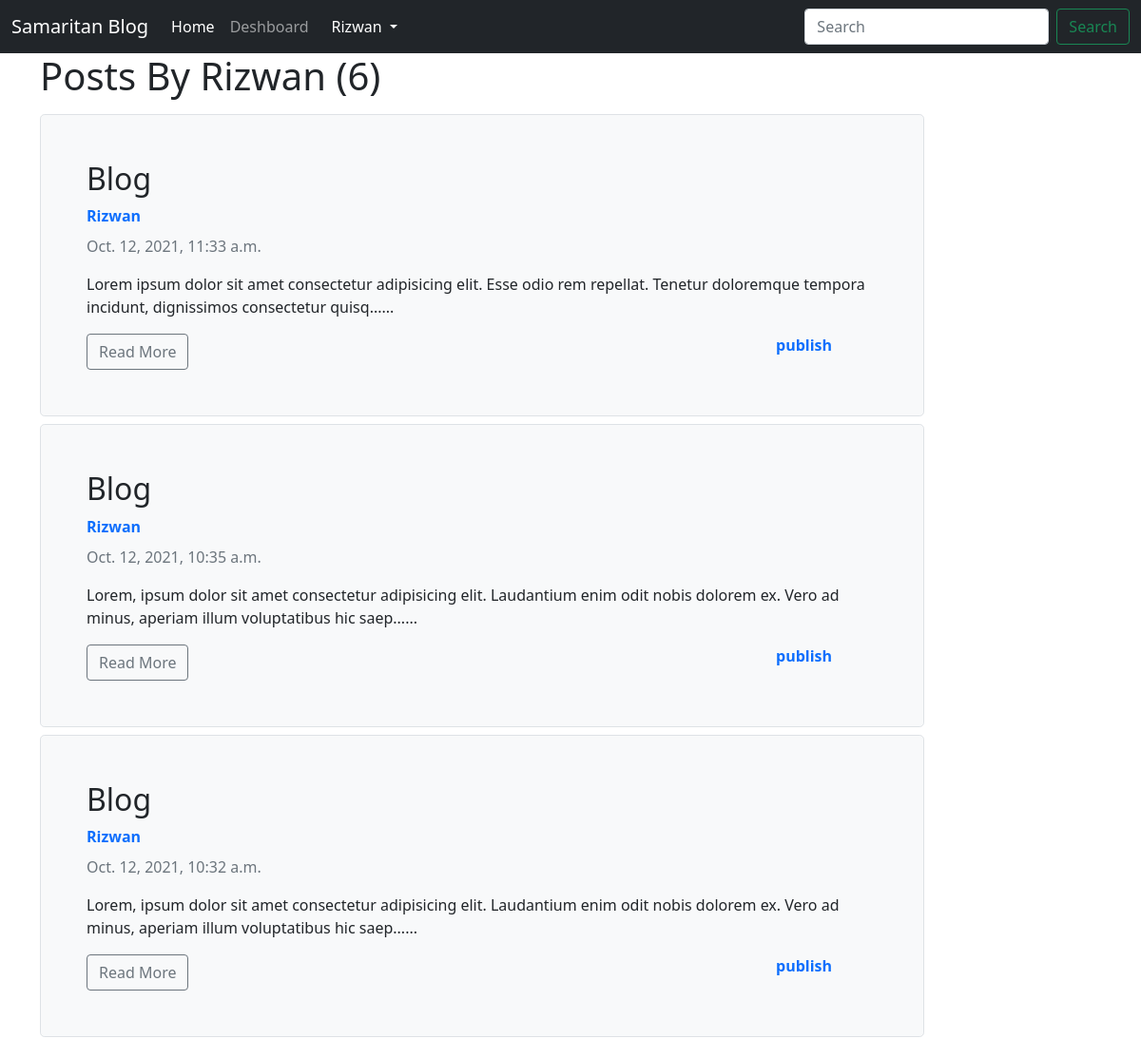
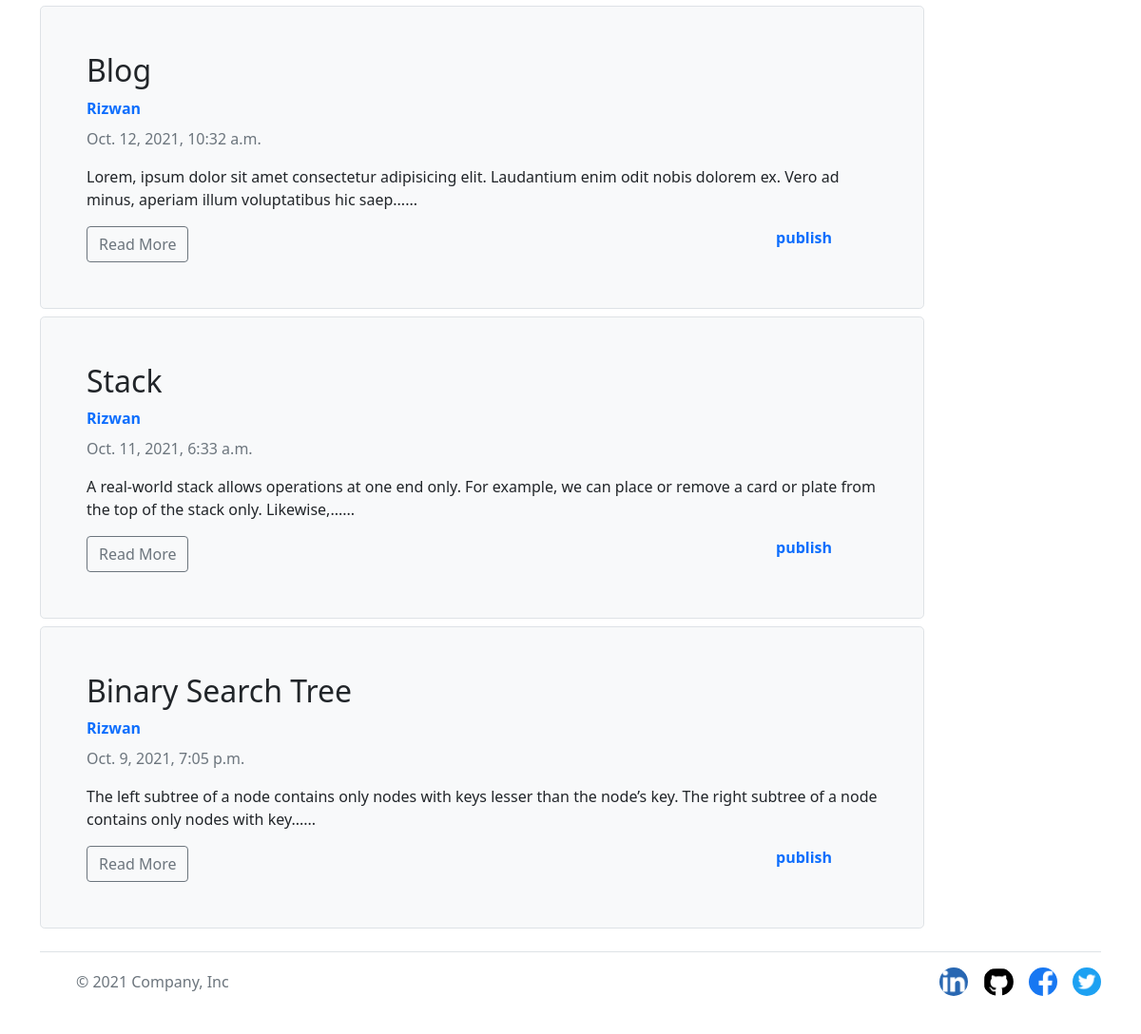
The page /blog-list/rizwan (signed in) on the database its author committed (2 pictures, top to bottom).
### blog/models.py (models this page shows, shortened)
class Post(models.Model):
    title = models.CharField(max_length=50)
    author = models.ForeignKey(User, on_delete=models.CASCADE)
    published_date = models.DateTimeField(default=timezone.now)
    content = RichTextField(blank = True, null = True)
    visible = models.BooleanField(default=False)
    upload = models.ImageField(upload_to ='uploads/')

### blog/views.py (the view)
# urls.py: path('blog-list/<str:username>', views.user_blogs_list, name='blog-list'),
def user_blogs_list(request, username):
    print(username)
    try:
        user = User.objects.get(username=username)
    except Exception as e:
        print(e)
    posts = Post.objects.filter(author = user).order_by('published_date').reverse()
    paginator = Paginator(posts, 2)
    page = request.GET.get('page')
    page_obj = paginator.get_page(page)
    if request.user.is_authenticated:
        return render(request, 'blog/list_userblogs.html', {'posts':posts, 'page_obj':page_obj})
    else:
        return redirect('login')

### blog/templates/blog/list_userblogs.html (shortened to what this page needs)
{% extends 'blog/base.html' %}
{% load static %}
{% block content %}
<h1 class="mb-3">Posts By {{request.user.username|capfirst}} ({{ page_obj.paginator.count }})</h1>
    {% for p in posts%}
    <article class="media content-section">
    <div class="col-sm-10 my-2">
        <div class="h-180 p-5 bg-light border rounded-3">
            <h2>{{p.title}}</h2>
            <strong class="d-inline-block mb-2 text-primary">{{p.author|capfirst}}</strong>
            <div class="mb-1 text-muted">{{p.published_date}}</div>
            <p>{{p.content|slice:"0:150"|safe}}......</p>
            <div class="form-row">
                <a class="btn btn-outline-secondary" href="{% url 'PostDetail' p.id %}">Read More</a>
            {%if p.visible == True%}
            <strong class="d-inline-block mb-2 text-primary mx-5 visible" style="float: right;">publish</strong>
            {%else%}
            <strong class="d-inline-block mb-2 text-primary mx-5 visible" style="float: right;">unpublish</strong>
            {%endif%}
            </div>
        </div>
    </div>
    </article>
    {%endfor%}
</div>
{% endblock content %}

### blog/templates/blog/navbar.html (shortened to what this page needs)
<nav class="navbar navbar-expand-lg navbar-dark bg-dark">
  <div class="container-fluid">
    <a class="navbar-brand" href="/">Samaritan Blog</a>
    <div class="collapse navbar-collapse" id="navbarSupportedContent">
      <ul class="navbar-nav me-auto mb-2 mb-lg-0">
        <li class="nav-item">
          <a class="nav-link active" aria-current="page" href="/">Home</a>
        </li>
        <li class="nav-item">
          <a class="nav-link" href="{% url 'dashboard' %}">Deshboard</a>
        </li>
        <li class="nav-item">
          <ul class="navbar-nav me-auto mb-2 mb-lg-0">
            {% if request.user.is_authenticated %}
            <li class="nav-item dropdown mx-2">
              <a class="nav-link dropdown-toggle text-white" href="#" id="profileDropdown" role="button"
                data-bs-toggle="dropdown" aria-expanded="false">
                {{user.username|capfirst}}
              </a>
            </li>
            {%endif%}
          </ul>
        </li>
      </ul>
      <form class="d-flex">
        <input class="form-control me-2" type="search" placeholder="Search" aria-label="Search">
        <button class="btn btn-outline-success" type="submit">Search</button>
      </form>
    </div>
  </div>
</nav>

### blog/static/blog/css/style.css (style rules this page uses)
a { text-decoration: none; }

### rows shown on the page
Post: title "Blog", author "Rizwan", published_date "Oct. 12, 2021, 11:33 a.m.", content "Lorem ipsum dolor sit amet consectetur adipisicing elit. Esse odio rem repellat. Tenetur doloremque tempora incidunt, dignissimos consectetur quisq", visible "publish"
Post: title "Blog", author "Rizwan", published_date "Oct. 12, 2021, 10:35 a.m.", content "Lorem, ipsum dolor sit amet consectetur adipisicing elit. Laudantium enim odit nobis dolorem ex. Vero ad minus, aperiam illum voluptatibus hic saep", visible "publish"
Post: title "Blog", author "Rizwan", published_date "Oct. 12, 2021, 10:32 a.m.", content "Lorem, ipsum dolor sit amet consectetur adipisicing elit. Laudantium enim odit nobis dolorem ex. Vero ad minus, aperiam illum voluptatibus hic saep", visible "publish"
Post: title "Blog", author "Rizwan", published_date "Oct. 12, 2021, 10:32 a.m.", content "Lorem, ipsum dolor sit amet consectetur adipisicing elit. Laudantium enim odit nobis dolorem ex. Vero ad minus, aperiam illum voluptatibus hic saep", visible "publish"
Post: title "Stack", author "Rizwan", published_date "Oct. 11, 2021, 6:33 a.m.", content "A real-world stack allows operations at one end only. For example, we can place or remove a card or plate from the top of the stack only. Likewise,", visible "publish"
Post: title "Binary Search Tree", author "Rizwan", published_date "Oct. 9, 2021, 7:05 p.m.", content "The left subtree of a node contains only nodes with keys lesser than the node’s key. The right subtree of a node contains only nodes with key", visible "publish"

### other values the page prints
{{ user.username|capfirst }} "Rizwan"
{{ request.user.username|capfirst }} "Rizwan"
{{ page_obj.paginator.count }} "6"
